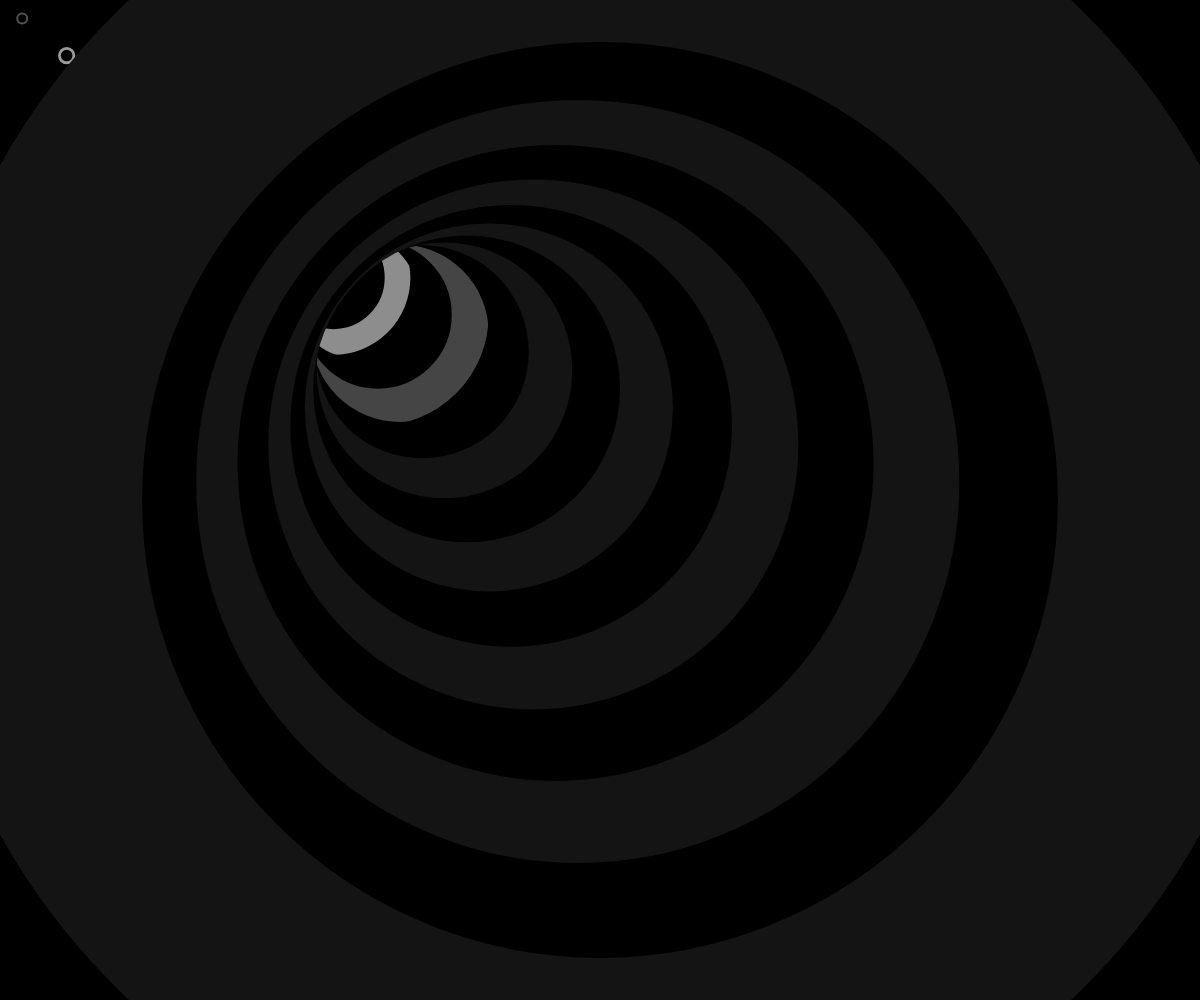
Frame 1 (no input)
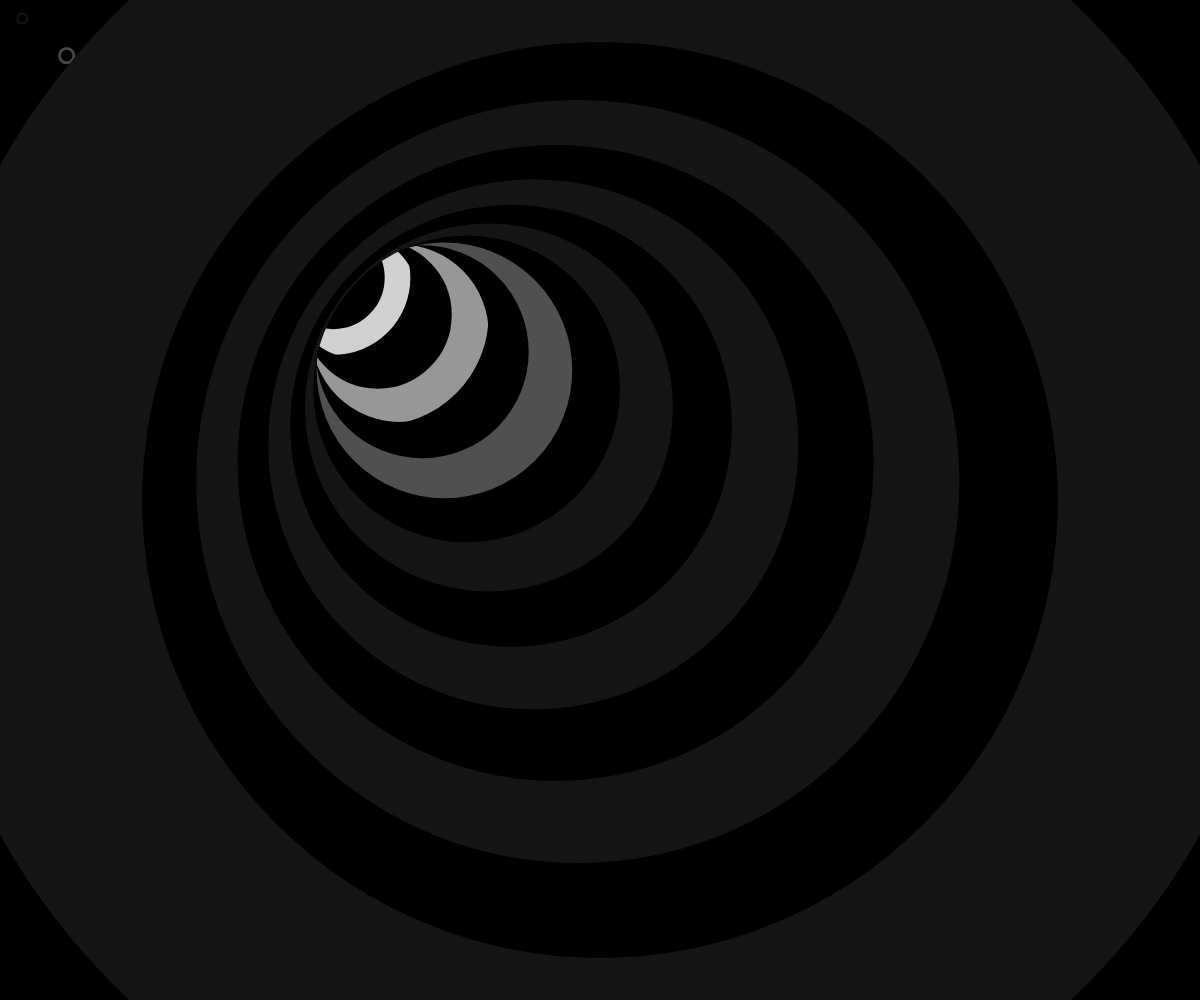
Frame 60 (no input)
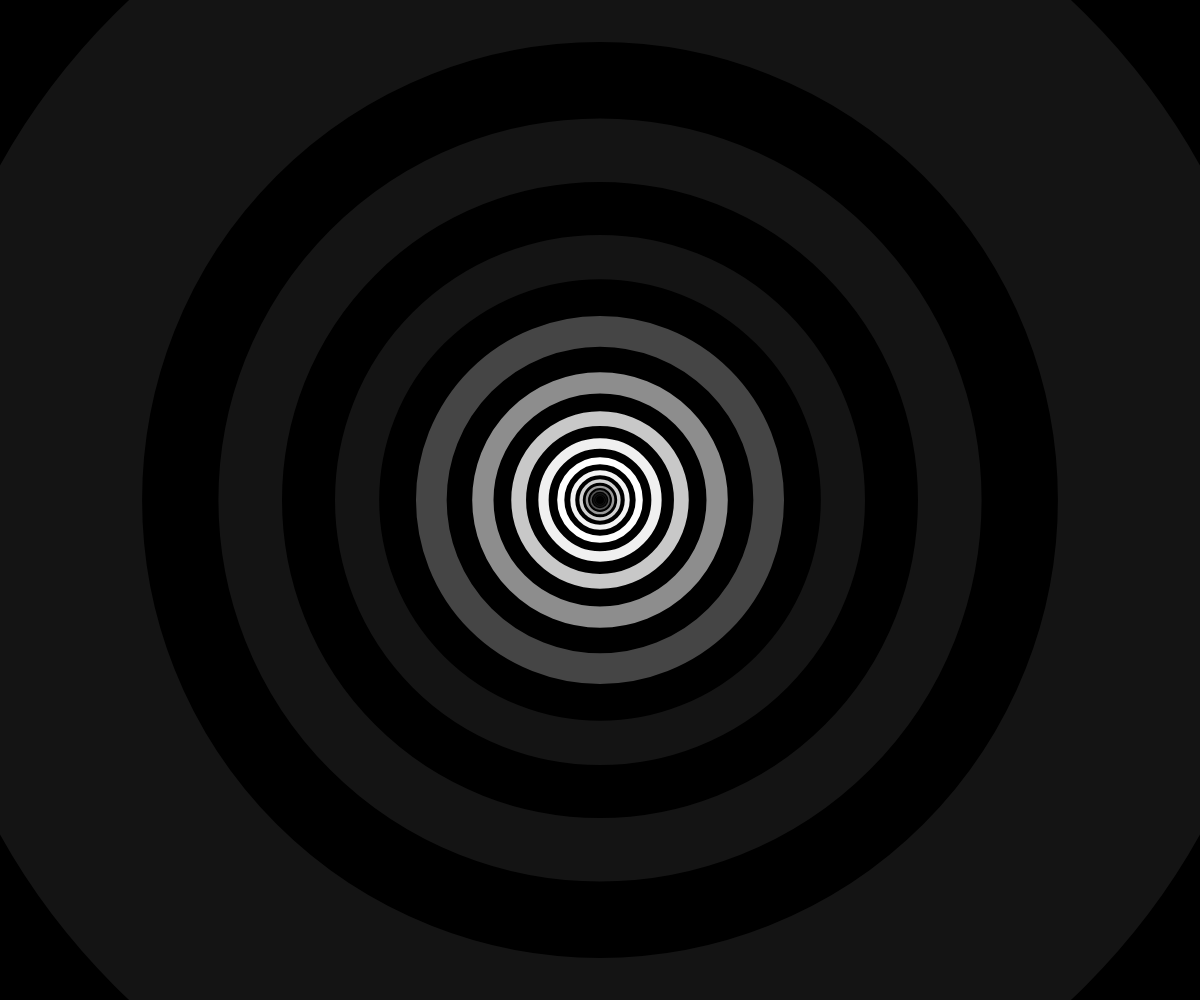
Frame 120 (the mouse pressed at the canvas centre since frame 60)

The p5.js sketch that drew these frames (run headless with seeded random() and noise() and a simulated clock; from frame 60 on, the mouse is pressed at the canvas centre):

// p5.js sketch
// ── sketch.js
function setup() {
  createCanvas(windowWidth, windowHeight);
  ellipseMode(CENTER)
  noFill()  
}


function draw() {

  function windowResized() {
    resizeCanvas(windowWidth, windowHeight)
  }

  windowResized();
  
  translate(width/2, height/2);
  background(0);

  //Crea un array vuoto che conterrà i cerchi
  let Myellipse = []
  
  
  //Crea una serie di cerchi concentrici dall'interno verso l'esterno, in modo che i cerchi più piccoli siano sotto a quelli più grandi (perchè scritti dopo)
  for(let radius = 10; radius <=width; radius= radius*1.2) {
  
    //Crea una nuova variabile che viene aggiunta all'Array, cambiandone la lunghezza
    let Newellipse;
    Myellipse.push(Newellipse);
    
    //Crea una variabile colore che vari in base al tempo e all'ellisse a cui si riferisce
    let MyColor = lerpColor(color(20), color(255), sin(frameCount/10+Myellipse.length/6));

    //Crea una variabile che determini se un cerchio è in posizione pari o dispari e cambia il colore del cerchio di conseguenza
    
    let OddorEven = Myellipse.length % 2;
          if (OddorEven == 1) {
          stroke(MyColor)} else {stroke(0)}
    
    //Crea un cerchio
    strokeWeight(radius/5)
    ellipse(lerp(mouseX-(width/2), 0, Myellipse.length/27), lerp(mouseY-(height/2), 0, Myellipse.length/27), radius)
    }
  }
